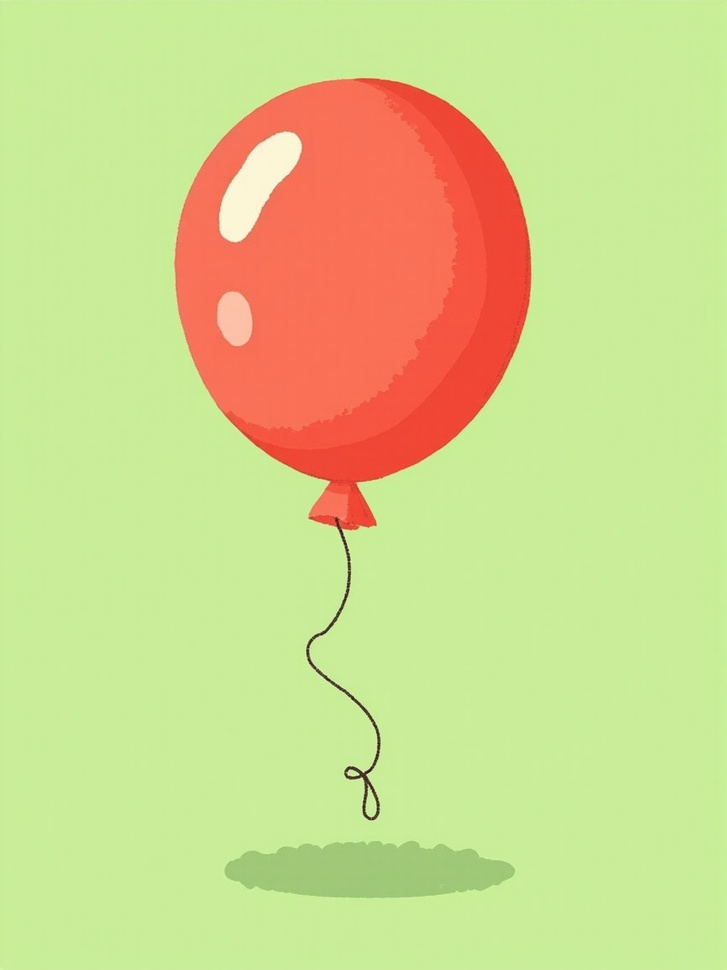
#> input picture assets/art/.raw/balloon.jpg, 727 x 970 px, shrunk from 864 x 1152 before the run
$ python cutout.py --in ../../../../../assets/art/.raw/balloon.jpg --out out.png
#> lines starting #> are read from the running program, lines starting #| are printed output that depends on the picture; after the words box and inside, x2 and y2 are one past the last pixel; in counts of white or black regions, pixels touching at a corner belong together
#> in main, img is the input picture: PIL image 727x970 RGB; mean R, G, B 207.5, 215, 140.7
#!/usr/bin/env python3
"""Flood-fill the background of a generated image to transparent, then trim.

Invoked by tools/cutout.mjs; see that file for the rationale. Summary: the
background is removed by a border-seeded flood fill so that same-colored pixels
*inside* the character (a panda's white belly against a white backdrop) survive.
"""

import argparse
import sys
from collections import deque

import numpy as np
from PIL import Image, ImageFilter


def build_background_mask(rgb: np.ndarray, tolerance: float, mode: str):
    """Return (mask, ref): a bool mask True for background, and the backdrop color.

    Two strategies, because they fail in opposite ways:

    "flood" seeds from the image border and grows through near-backdrop pixels.
    Only pixels *connected* to the border are removed, so a white belly against
    a white backdrop survives. But it cannot reach an enclosed hole — the inside
    of a hollow frame stays opaque.

    "global" removes every pixel near the backdrop color wherever it sits. That
    empties hollow shapes correctly, and it is safe precisely when the backdrop
    is a chroma-key color that appears nowhere in the subject.
    """
#> called with tolerance = 42, mode = 'flood'
    h, w, _ = rgb.shape
#> h = 970; w = 727
    arr = rgb.astype(np.int16)

    # Reference color = median of the border ring. Median rather than mean so a
    # character that runs off the edge of the frame biases the result less.
    border = np.concatenate([
        arr[0, :, :], arr[h - 1, :, :], arr[:, 0, :], arr[:, w - 1, :],
    ])
    ref = np.median(border, axis=0)
#> ref = [201, 238, 154]

    dist = np.sqrt(((arr - ref) ** 2).sum(axis=2))
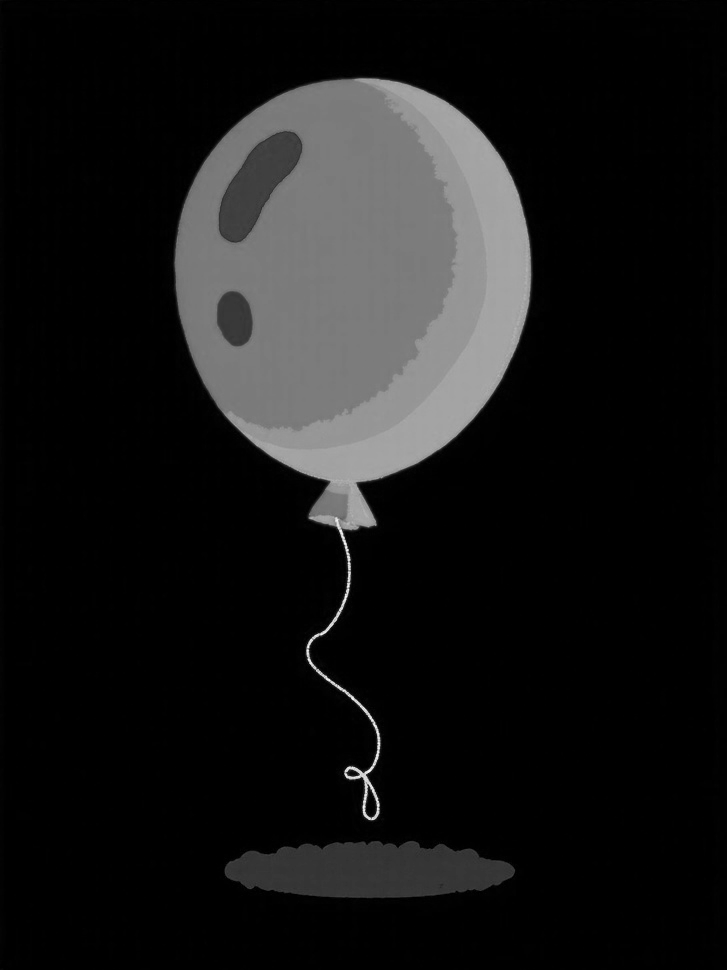
#> dist: shape (970, 727) float64; min 1, max 309.9, mean 29.5; drawn with min black and max white
    eligible = dist <= tolerance
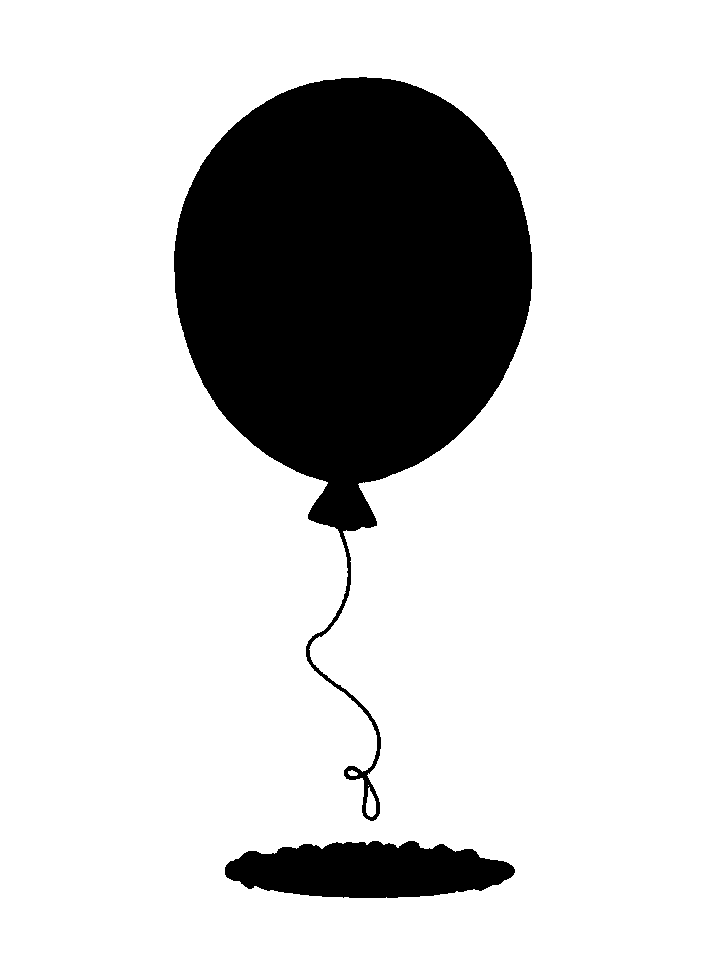
#> eligible: shape (970, 727) bool; 81.5% white; 2 black regions, box (x1, y1, x2, y2) and area: (174, 77, 532, 821) 117631, (225, 841, 515, 898) 12485

    if mode == "global":
        return eligible, ref

    mask = np.zeros((h, w), dtype=bool)
    queue = deque()

    def push(y, x):
        if 0 <= y < h and 0 <= x < w and eligible[y, x] and not mask[y, x]:
            mask[y, x] = True
            queue.append((y, x))

    for x in range(w):
        push(0, x)
        push(h - 1, x)
    for y in range(h):
        push(y, 0)
        push(y, w - 1)

    while queue:
        y, x = queue.popleft()
        push(y - 1, x)
        push(y + 1, x)
        push(y, x - 1)
        push(y, x + 1)

    return mask, ref


def despill(rgb: np.ndarray, alpha: np.ndarray, ref: np.ndarray) -> np.ndarray:
    """Pull the backdrop color out of soft edge pixels.

    A chroma-key backdrop bleeds into anti-aliased edges, leaving a green (or
    magenta) fringe that is very visible once the sprite sits on cream. Edge
    pixels are pixels with partial alpha; for those we blend toward the local
    achromatic value in proportion to how much backdrop they carry.
    """
    edge = (alpha > 0) & (alpha < 255)
    if not edge.any():
        return rgb
    out = rgb.astype(np.float32).copy()
    # How strongly the backdrop's dominant channel exceeds the other two tells
    # us how much spill to remove; a neutral pixel gets left alone.
    dom = int(np.argmax(ref))
    others = [c for c in range(3) for _ in (0,) if c != dom]
    px = out[edge]
    cap = px[:, others].max(axis=1)
    excess = np.clip(px[:, dom] - cap, 0, None)
    px[:, dom] -= excess
    out[edge] = px
    return np.clip(out, 0, 255).astype(np.uint8)


def trim_to_content(img: Image.Image, pad: int) -> Image.Image:
    """Crop to the alpha bounding box, then re-add `pad` transparent pixels.

    Trimming matters because generated art is rarely centered or consistently
    scaled; cropping to content lets the game size sprites by their real extent
    instead of by however much empty margin the model happened to leave.
    """
    bbox = img.getchannel("A").getbbox()
    if bbox is None:
        return img
    img = img.crop(bbox)
    if pad <= 0:
        return img
    padded = Image.new("RGBA", (img.width + pad * 2, img.height + pad * 2), (0, 0, 0, 0))
    padded.paste(img, (pad, pad))
    return padded


def main() -> int:
    ap = argparse.ArgumentParser()
    ap.add_argument("--in", dest="src", required=True)
    ap.add_argument("--out", dest="dst", required=True)
    ap.add_argument("--tolerance", type=float, default=42.0)
    ap.add_argument("--feather", type=float, default=1.0)
    ap.add_argument("--pad", type=int, default=8)
    ap.add_argument("--despill", action="store_true",
                    help="remove chroma backdrop bleed from soft edges")
    ap.add_argument("--mode", choices=("flood", "global"), default="flood",
                    help="flood: border-connected only (default); "
                         "global: every near-backdrop pixel, for hollow shapes")
    ap.add_argument("--no-trim", dest="trim", action="store_false")
    args = ap.parse_args()

    img = Image.open(args.src).convert("RGB")
    rgb = np.array(img)

    mask, ref = build_background_mask(rgb, args.tolerance, args.mode)
#> mask: shape (970, 727) bool; 81.5% white; 2 black regions, box (x1, y1, x2, y2) and area: (174, 77, 532, 821) 117885, (225, 841, 515, 898) 12485
#> ref = [201, 238, 154]

    coverage = mask.mean()
#> coverage = 0.815
    # In "flood" mode, high coverage means the fill escaped into the subject —
    # fail loudly so a missing sprite is loud, not silent. In "global" mode a
    # hollow frame is *supposed* to be mostly transparent, so coverage itself
    # isn't a useful safety check; we rely on the user to pass sensible
    # tolerance for the chroma distance instead.
    if args.mode == "flood" and coverage > 0.97:
        print(f"ERROR: flood fill consumed {coverage:.1%} of the image; "
              f"lower --tolerance (currently {args.tolerance})", file=sys.stderr)
        return 2

    alpha = np.where(mask, 0, 255).astype(np.uint8)

    if args.feather > 0:
        # Soften the cut edge. Without this the boundary keeps a hard fringe of
        # background-colored pixels that reads as a halo once the sprite is
        # scaled up on the canvas.
        alpha = np.array(
            Image.fromarray(alpha).filter(ImageFilter.GaussianBlur(args.feather))
        )
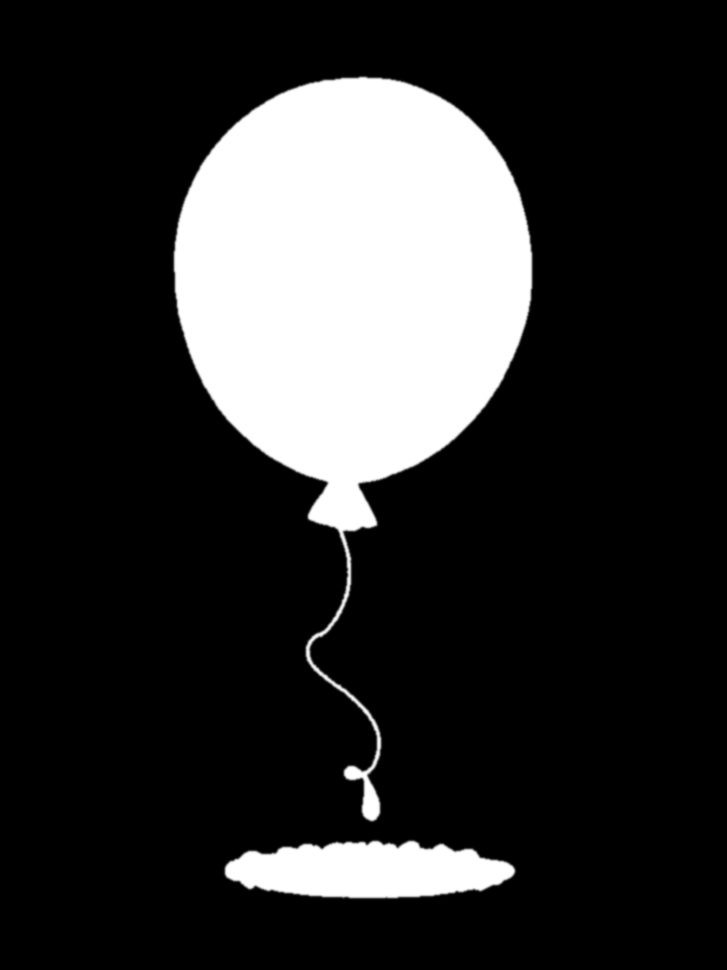
#> alpha: shape (970, 727); min 0, max 255, mean 47.1

    if args.despill:
        rgb = despill(rgb, alpha, ref)

    out = Image.fromarray(np.dstack([rgb, alpha]), mode="RGBA")
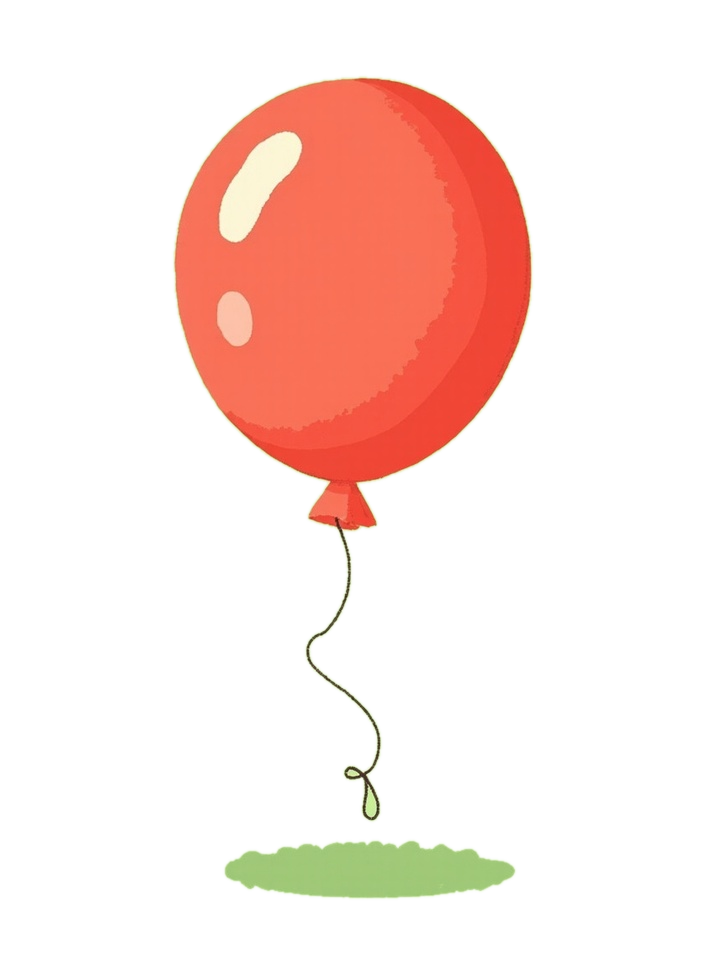
#> out: PIL image 727x970 RGBA; mean R, G, B, A 207.5, 215, 140.7, 47.1; transparent parts drawn white

    if args.trim:
        out = trim_to_content(out, args.pad)
#> in trim_to_content, `bbox = img.getchannel("A").getbbox()`: bbox = (171, 74, 535, 901)
#> in trim_to_content, `img = img.crop(bbox)`:
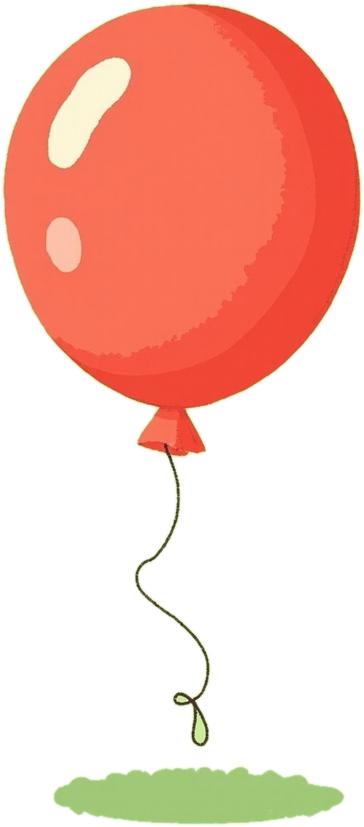
#> img: PIL image 364x827 RGBA; mean R, G, B, A 216.2, 184.9, 124.3, 110.4; transparent parts drawn white
#> in trim_to_content, `padded = Image.new("RGBA", (img.width + pad * 2, img.height + pad * 2)..`: padded: PIL image 380x843 RGBA; every value is 0
#> in trim_to_content, `padded.paste(img, (pad, pad))`:
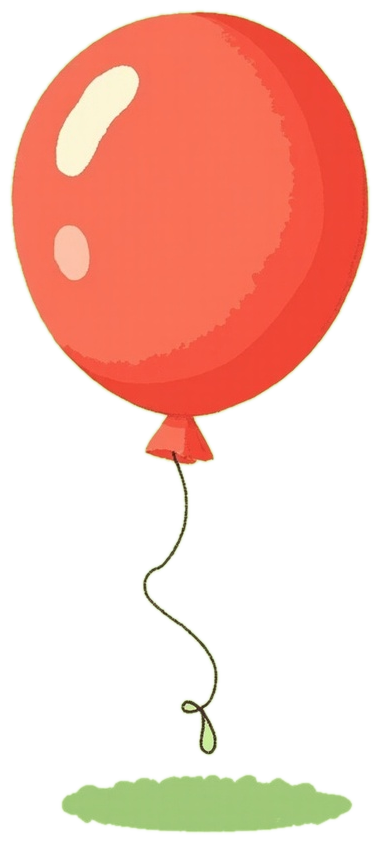
#> padded: PIL image 380x843 RGBA; mean R, G, B, A 203.1, 173.7, 116.8, 103.8; transparent parts drawn white

    out.save(args.dst, "PNG", optimize=True)
    print(f"OK {out.width}x{out.height} bg={coverage:.1%} -> {args.dst}")
#| OK 380x843 bg=81.5% -> out.png
    return 0


if __name__ == "__main__":
    sys.exit(main())
#> (the program exits here)
